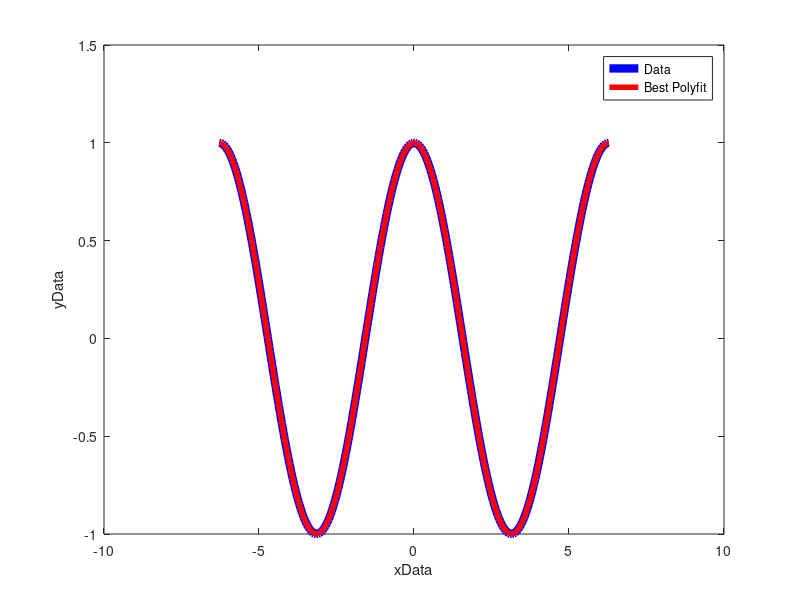

This figure's MATLAB source:
%%%%%%%%%%%%%%%%%%%%%%%%%%%%%%%%%%%%%%%%%%%%%%%%%%%%%%%%%%%%%%%%%
%
% FUNCTION: This algorithm performs linear least squares to find the best
% fit polynomial of degree 12
%
% Author: Corey Ong
%
% Date: 12/7/19
%
% Institution: The College of New Jersey (TCNJ)
%
%%%%%%%%%%%%%%%%%%%%%%%%%%%%%%%%%%%%%%%%%%%%%%%%%%%%%%%%%%%%%%%%%

function fit_Polynomial_Series()

%number of data points
N = 250; 

%x vector
xData = linspace(-2*pi,2*pi,N);

 % column vector
yData = cos(xData)'; 


for i = 1:N
    y = yData(i);
    for j=1:13
        A(i,j) = xData(i)^(j-1);
    end
end
   
% calculates beta vector
B = ((A' * A) \ A') * yData

for i = 1:N
    x = xData(i);
    
    %initializes summation vector
    f(i,1) = 0;
    
    %initializes counter
    j=1;
    
    while j <=13
        f(i,1) = f(i,1) + B(j) * x^(j-1);
        j = j+1;
    end
end

% computes residual vector
resVec = yData - A*B;
    
% calculates residual
err = sqrt(resVec'*resVec)


% plots the data and the line of best fit
plot(xData,yData,'blue','LineWidth', 6);
hold on
plot(xData,f,'red','LineWidth', 4);
legend('Data','Best Polyfit');
xlabel('xData');
ylabel('yData');


%%%%%%%%%%%%%%%%%%%%%%%%%%%%%%%%%%%%%%%%%%%%%%%%%%%%%%%%%%%%%%5
% a. For N=N=10 the residual is 2.7347. For N=50 the residual is 5.1501e-04.
% For N=250 the residual is .0011.
%
% b. We have seen cos(x) written as a polynomial as a taylor series.
% The coeffients are 1/(2n)!. The n goes from 0 to infinity. 
% 
% c. When N=250, the coefficients were 
%    0.9999
%    0.0000
%   -0.4998
%   -0.0000
%    0.0416
%    0.0000
%   -0.0014
%   -0.0000
%    0.0000
%    0.0000
%   -0.0000
%   -0.0000
%    0.0000
% 
%  d. yes, they are close to the same coefficents.
%
%%%%%%%%%%%%%%%%%%%%%%%%%%%%%%%%